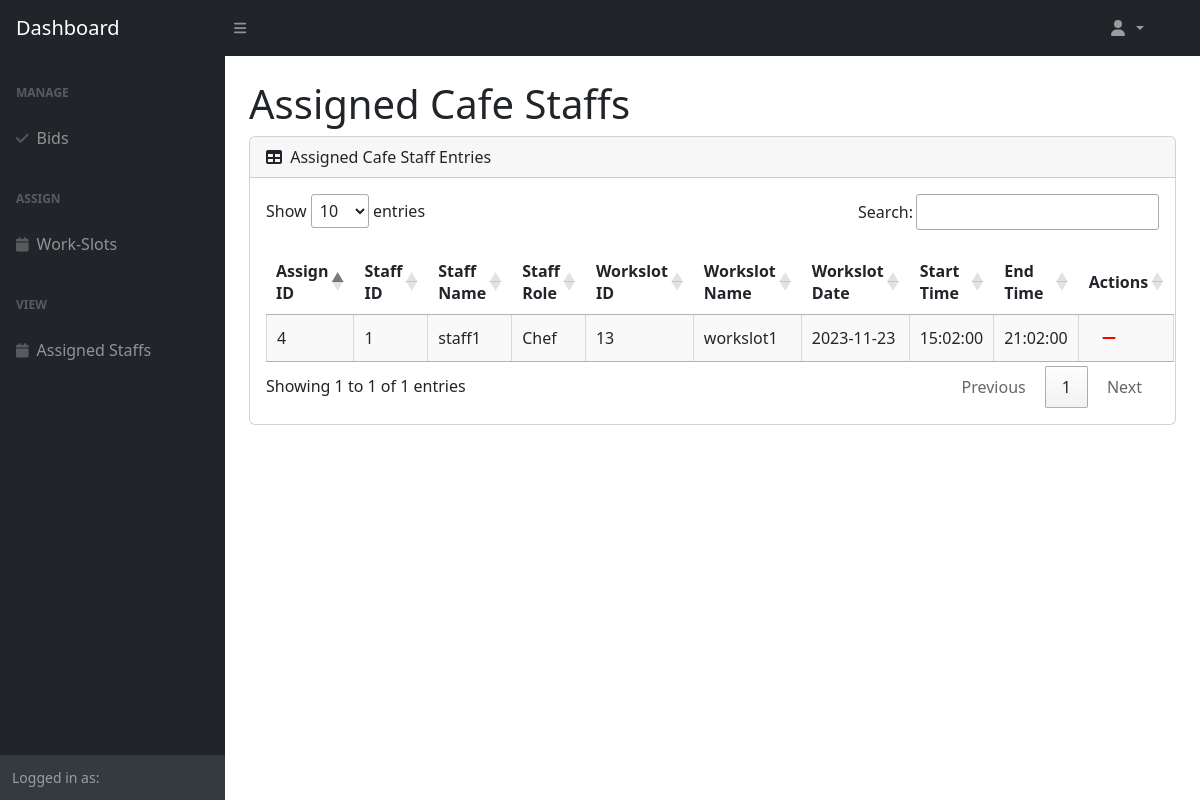
Page /src/Boundary/ViewAssignedStaffPage.php on the earlier database version.
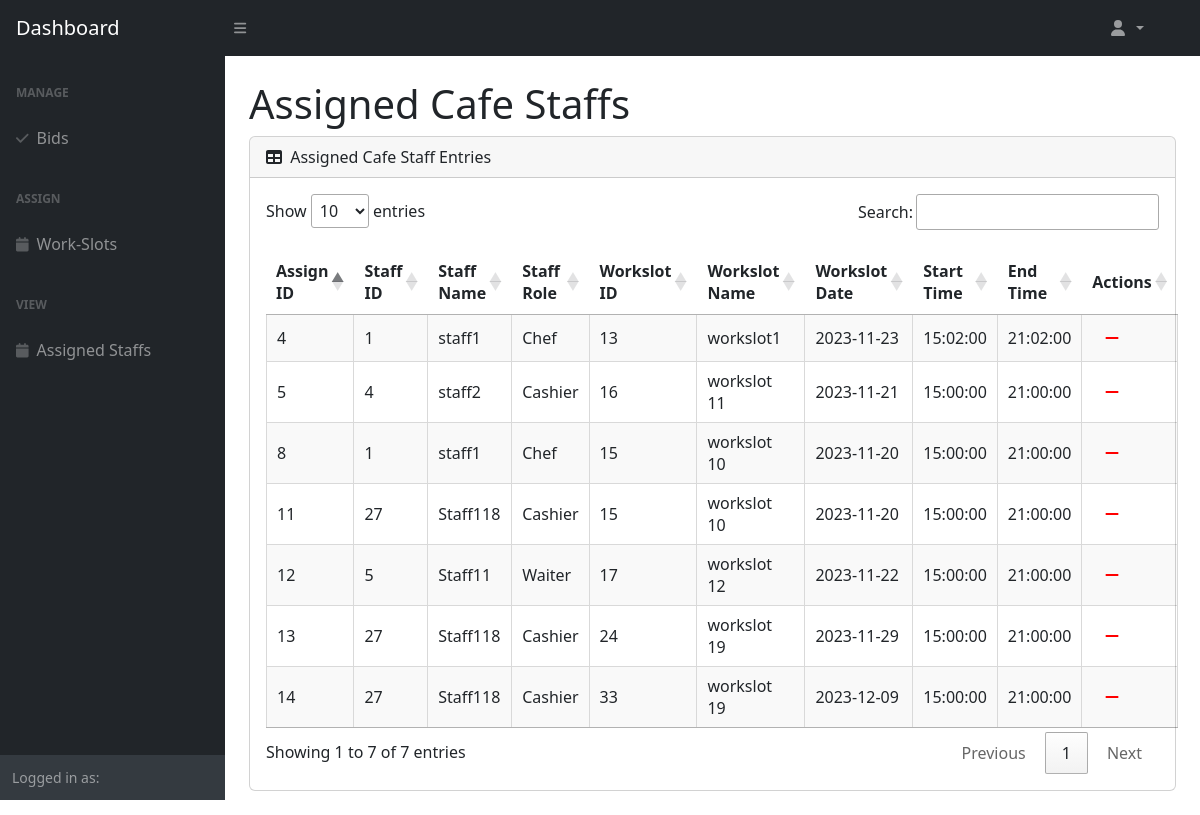
Same page on the later database version.
### tables this page shows
CREATE TABLE `staff_workslots` (
  `staff_workslots_id` int(11) NOT NULL,
  `cafe_staff_id` int(11) NOT NULL,
  `workslot_id` int(11) NOT NULL
);

CREATE TABLE `user` (
  `user_id` int(11) NOT NULL,
  `email` varchar(255) NOT NULL,
  `password` varchar(255) NOT NULL,
  `name` varchar(255) NOT NULL,
  `profile_id` int(11) NOT NULL,
  `status` enum('ACTIVE','INACTIVE') NOT NULL
);

CREATE TABLE `cafe_staff` (
  `cafe_staff_id` int(11) NOT NULL,
  `user_id` int(11) NOT NULL,
  `role` enum('Chef','Cashier','Waiter') DEFAULT NULL
);

CREATE TABLE `workslot` (
  `workslot_id` int(11) NOT NULL,
  `workslot_name` varchar(255) NOT NULL,
  `chef_qty` int(11) NOT NULL DEFAULT 0,
  `cashier_qty` int(11) NOT NULL DEFAULT 0,
  `waiter_qty` int(11) NOT NULL DEFAULT 0,
  `workslot_date` date NOT NULL,
  `start_time` time NOT NULL,
  `end_time` time NOT NULL
);

### src/Entity/CafeStaff.php (called while the page is built, shortened)
<?php
class CafeStaff extends User{
    public function getAssignedCafeStaffs() {
        $DAO = new DAO();
        $connection = $DAO->get_connection();
        $sql = "SELECT `staff_workslots_id`, `staff_workslots`.`cafe_staff_id`, `user`.`name`, `cafe_staff`.`role`, `staff_workslots`.`workslot_id`, `workslot`.`workslot_name`, `workslot`.`workslot_date`, `workslot`.`start_time`, `workslot`.`end_time`
        FROM `staff_workslots`
        LEFT JOIN `cafe_staff` ON `staff_workslots`.`cafe_staff_id` = `cafe_staff`.`cafe_staff_id`
        LEFT JOIN `workslot` ON `staff_workslots`.`workslot_id` = `workslot`.`workslot_id`
        LEFT JOIN `user` ON `cafe_staff`.`user_id` = `user`.`user_id`;";
        return $connection->query($sql);
    }
}
?>

### src/Controller/CafeManagerViewStaffController.php (called while the page is built, shortened)
<?php
include_once "../Entity/CafeStaff.php";
class CafeManagerViewStaffController {
    public function getAssignedCafeStaffs() {
        $cafeStaff = new CafeStaff();
        return $cafeStaff->getAssignedCafeStaffs();
    }
}
?>

### src/Boundary/ViewAssignedStaffPage.php (the view, shortened to what this page needs)
<link rel="stylesheet" href="https://cdn.datatables.net/1.13.6/css/jquery.dataTables.min.css">
<link rel="stylesheet" href="https://cdn.jsdelivr.net/npm/sweetalert2@11/dist/sweetalert2.min.css">
<?php
include_once "../Controller/CafeManagerViewStaffController.php";
$viewStaffController = new CafeManagerViewStaffController();
$assignedStaffs = $viewStaffController->getAssignedCafeStaffs();
?>
<body class="sb-nav-fixed">
    <?php
        require "CafeManagerNav.php";
    ?>
    <div id="layoutSidenav_content">
        <main>
        <div class="container-fluid px-4">
            <h1 class="mt-4">Assigned Cafe Staffs</h1>
            <div class="card mb-4">
                <div class="card-header">
                    <i class="fas fa-table me-1"></i>
                    Assigned Cafe Staff Entries
                </div>
                <div class="card-body">
                    <table class="cell-border stripe" id="dataTable" width="100%" cellspacing="0">
                        <thead>
                            <tr>
                                <th>Assign ID</th>
                                <th>Staff ID</th>
                                <th>Staff Name</th>
                                <th>Staff Role</th>
                                <th>Workslot ID</th>
                                <th>Workslot Name</th>
                                <th>Workslot Date</th>
                                <th>Start Time</th>
                                <th>End Time</th>
                                <th>Actions</th>
                            </tr>
                        </thead>
                        <tbody>
                            <?php
                            while ($staff = $assignedStaffs->fetch_assoc()) {
                                echo "<tr>
                                        <td>{$staff['staff_workslots_id']}</td>
                                        <td>{$staff['cafe_staff_id']}</td>
                                        <td>{$staff['name']}</td>
                                        <td>{$staff['role']}</td>
                                        <td>{$staff['workslot_id']}</td>
                                        <td>{$staff['workslot_name']}</td>
                                        <td>{$staff['workslot_date']}</td>
                                        <td>{$staff['start_time']}</td>
                                        <td>{$staff['end_time']}</td>
                                        <td>
                                            <button class='btn' style='color: red' onclick='confirmUnassign({$staff['staff_workslots_id']},{$staff['workslot_id']},\"{$staff['role']}\")'><i class='fas fa-minus'></i></button>
                                        </td>
                                    </tr>";
                            }
                            ?>
                        </tbody>
                    </table>
                </div>
            </div>
        </div>
        </main>
    </div>
</body>

### src/Boundary/CafeManagerNav.php (shortened to what this page needs)
<!DOCTYPE html>
<html lang="en">
<head>
    <link href="assets/css/styles.css" rel="stylesheet" />
</head>
<nav class="sb-topnav navbar navbar-expand navbar-dark bg-dark">
    <a class="navbar-brand ps-3" href="CafeManagerDashboardPage.php">Dashboard</a>
    <button class="btn btn-link btn-sm order-1 order-lg-0 me-4 me-lg-0" id="sidebarToggle" href="#!"><i class="fas fa-bars"></i></button>
    <form method="post" class="navbar-nav ms-auto ms-md-0 me-3 me-lg-4">
        <ul class="navbar-nav ms-auto ms-md-0 me-3 me-lg-4">
            <li class="nav-item dropdown">
                <a class="nav-link dropdown-toggle" id="navbarDropdown" href="#" role="button" data-bs-toggle="dropdown" aria-expanded="false">
                    <i class="fas fa-user fa-fw"></i>
                </a>
            </li>
        </ul>
    </form>
</nav>
<div id="layoutSidenav">
    <div id="layoutSidenav_nav">
        <nav class="sb-sidenav accordion sb-sidenav-dark" id="sidenavAccordion">
            <div class="sb-sidenav-menu">
                <div class="nav">
                <div class="sb-sidenav-menu-heading">Manage</div>
                    <a class="nav-link" href="CafeManagerViewBidPage.php" aria-expanded="false" aria-controls="collapseLayouts">
                        <div class="sb-nav-link-icon"><i class="fas fa-check"></i></div>
                        Bids
                    </a>
                    <div class="sb-sidenav-menu-heading">Assign</div>
                    <a class="nav-link" href="ViewAssignWorkslotPage.php" aria-expanded="false" aria-controls="collapseLayouts">
                        <div class="sb-nav-link-icon"><i class="fas fa-calendar"></i></div>
                        Work-Slots
                    </a>
                    <div class="sb-sidenav-menu-heading">View</div>
                    <a class="nav-link" href="ViewAssignedStaffPage.php" aria-expanded="false" aria-controls="collapseLayouts">
                        <div class="sb-nav-link-icon"><i class="fas fa-calendar"></i></div>
                        Assigned Staffs
                    </a>
                </div>
            </div>
            <div class="sb-sidenav-footer">
                <div class="small">Logged in as:</div>
            </div>
        </nav>
    </div>
</html>

Differences in the rows shown:
added staff_workslots: staff_workslots_id "8", cafe_staff "1", user.name "staff1", cafe_staff.role "Chef", workslot "15", workslot.workslot_name "workslot 10", workslot.workslot_date "2023-11-20", workslot.start_time "15:00:00", workslot.end_time "21:00:00"
added staff_workslots: staff_workslots_id "5", cafe_staff "4", user.name "staff2", cafe_staff.role "Cashier", workslot "16", workslot.workslot_name "workslot 11", workslot.workslot_date "2023-11-21", workslot.start_time "15:00:00", workslot.end_time "21:00:00"
added staff_workslots: staff_workslots_id "12", cafe_staff "5", user.name "Staff11", cafe_staff.role "Waiter", workslot "17", workslot.workslot_name "workslot 12", workslot.workslot_date "2023-11-22", workslot.start_time "15:00:00", workslot.end_time "21:00:00"
added staff_workslots: staff_workslots_id "11", cafe_staff "27", user.name "Staff118", cafe_staff.role "Cashier", workslot "15", workslot.workslot_name "workslot 10", workslot.workslot_date "2023-11-20", workslot.start_time "15:00:00", workslot.end_time "21:00:00"
added staff_workslots: staff_workslots_id "13", cafe_staff "27", user.name "Staff118", cafe_staff.role "Cashier", workslot "24", workslot.workslot_name "workslot 19", workslot.workslot_date "2023-11-29", workslot.start_time "15:00:00", workslot.end_time "21:00:00"
added staff_workslots: staff_workslots_id "14", cafe_staff "27", user.name "Staff118", cafe_staff.role "Cashier", workslot "33", workslot.workslot_name "workslot 19", workslot.workslot_date "2023-12-09", workslot.start_time "15:00:00", workslot.end_time "21:00:00"
Other differences:
text written by a page script: "Show entries Search: Showing 1 to 1 of 1 entries Previous 1 Next" → "Show entries Search: Showing 1 to 7 of 7 entries Previous 1 Next"
